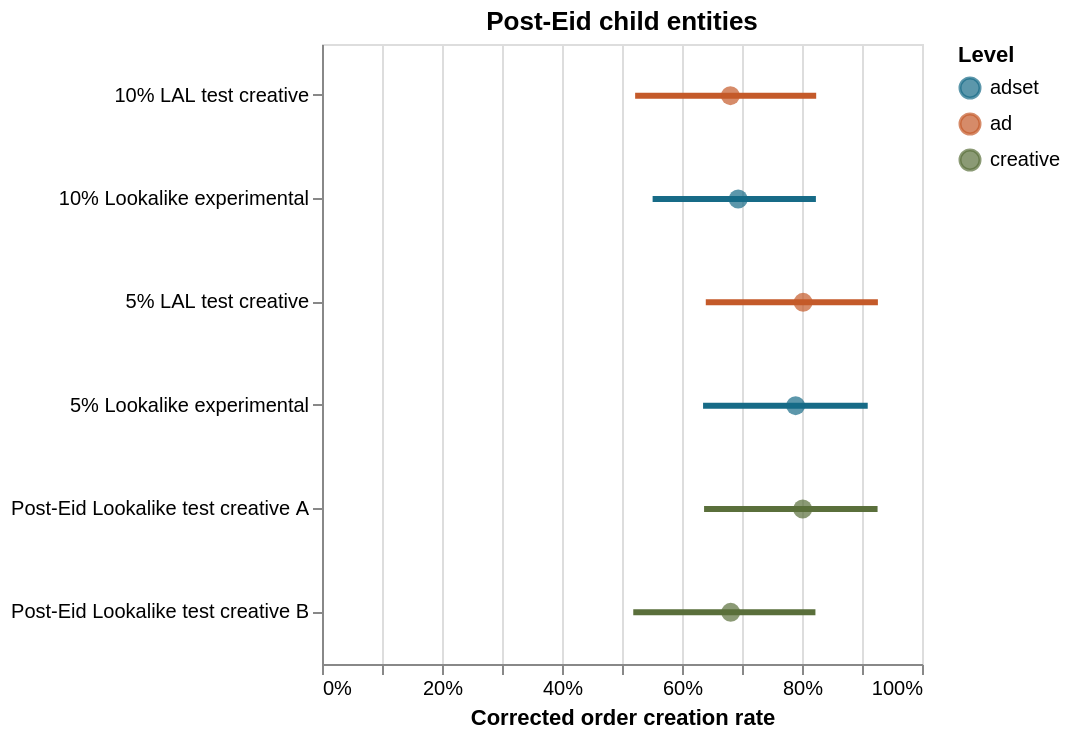

Here is the notebook cell this chart was saved with:
### Markdown cell above
## 16. Compare Post-Eid Children Visually

Post-Eid has two ad sets, two ads, and two creatives, but only one audience label
after audience aggregation. We can compare the two configured lookalike widths at
ad-set level; the audience-level label alone cannot distinguish 5% from 10%.

### Code cell
child_plot = post_detail.loc[post_detail["level"].isin(["adset", "ad", "creative"])].copy()
base = alt.Chart(child_plot).encode(
    y=alt.Y("entity:N", sort="-x", title=None),
    color=alt.Color("level:N", title="Level", scale=alt.Scale(
        domain=["adset", "ad", "creative"], range=["#176b87", "#c45a2a", "#5a6f3b"]
    )),
    tooltip=[
        alt.Tooltip("level:N"), alt.Tooltip("entity:N"),
        alt.Tooltip("orders:Q"), alt.Tooltip("mature conversations:Q"),
        alt.Tooltip("raw:Q", format=".2%"),
        alt.Tooltip("corrected:Q", format=".2%"),
        alt.Tooltip("decision:N"),
    ],
)
child_ranges = base.mark_rule(strokeWidth=3).encode(
    x=alt.X("low:Q", axis=alt.Axis(format="%"), title="Corrected order creation rate"),
    x2="high:Q",
)
child_points = base.mark_point(filled=True, size=90).encode(x="corrected:Q")
display((child_ranges + child_points).properties(height=310, title="Post-Eid child entities"))

### Figure 1 — Vega-Lite specification as saved in the notebook (floating-point values rounded to 4 significant figures)
{"config": {"view": {"continuousWidth": 300, "continuousHeight": 300}}, "layer": [{"mark": {"type": "rule", "strokeWidth": 3}, "encoding": {"color": {"field": "level", "scale": {"domain": ["adset", "ad", "creative"], "range": ["#176b87", "#c45a2a", "#5a6f3b"]}, "title": "Level", "type": "nominal"}, "tooltip": [{"field": "level", "type": "nominal"}, {"field": "entity", "type": "nominal"}, {"field": "orders", "type": "quantitative"}, {"field": "mature conversations", "type": "quantitative"}, {"field": "raw", "format": ".2%", "type": "quantitative"}, {"field": "corrected", "format": ".2%", "type": "quantitative"}, {"field": "decision", "type": "nominal"}], "x": {"axis": {"format": "%"}, "field": "low", "title": "Corrected order creation rate", "type": "quantitative"}, "x2": {"field": "high"}, "y": {"field": "entity", "sort": "-x", "title": null, "type": "nominal"}}}, {"mark": {"type": "point", "filled": true, "size": 90}, "encoding": {"color": {"field": "level", "scale": {"domain": ["adset", "ad", "creative"], "range": ["#176b87", "#c45a2a", "#5a6f3b"]}, "title": "Level", "type": "nominal"}, "tooltip": [{"field": "level", "type": "nominal"}, {"field": "entity", "type": "nominal"}, {"field": "orders", "type": "quantitative"}, {"field": "mature conversations", "type": "quantitative"}, {"field": "raw", "format": ".2%", "type": "quantitative"}, {"field": "corrected", "format": ".2%", "type": "quantitative"}, {"field": "decision", "type": "nominal"}], "x": {"field": "corrected", "type": "quantitative"}, "y": {"field": "entity", "sort": "-x", "title": null, "type": "nominal"}}}], "data": {"name": "data-04968f1dd86bd3b2d720360d100f8109"}, "height": 310, "title": "Post-Eid child entities", "$schema": "https://vega.github.io/schema/vega-lite/v5.20.1.json", "datasets": {"data-04968f1dd86bd3b2d720360d100f8109": [{"level": "adset", "entity_id": "120209876543240015", "entity": "5% Lookalike experimental", "orders": 18, "mature conversations": 22, "raw": 0.8182, "corrected": 0.7894, "low": 0.6351, "high": 0.9095, "benchmark": 0.7269, "lift low": -0.208, "lift high": 0.3908, "probability better": 0.642, "decision": "hold", "spend": 4256.0, "net revenue": 16260.0}, {"level": "adset", "entity_id": "120209876543240016", "entity": "10% Lookalike experimental", "orders": 20, "mature conversations": 30, "raw": 0.6667, "corrected": 0.6937, "low": 0.551, "high": 0.8232, "benchmark": 0.765, "lift low": -0.304, "lift high": 0.2483, "probability better": 0.2852, "decision": "hold", "spend": 3506.0, "net revenue": 25890.0}, {"level": "ad", "entity_id": "120209876543210024", "entity": "5% LAL test creative", "orders": 18, "mature conversations": 22, "raw": 0.8182, "corrected": 0.8019, "low": 0.6396, "high": 0.9265, "benchmark": 0.7269, "lift low": -0.2494, "lift high": 0.5092, "probability better": 0.5932, "decision": "hold", "spend": 4256.0, "net revenue": 16260.0}, {"level": "ad", "entity_id": "120209876543210025", "entity": "10% LAL test creative", "orders": 20, "mature conversations": 30, "raw": 0.6667, "corrected": 0.6807, "low": 0.5219, "high": 0.8237, "benchmark": 0.765, "lift low": -0.3751, "lift high": 0.3425, "probability better": 0.2878, "decision": "hold", "spend": 3506.0, "net revenue": 25890.0}, {"level": "creative", "entity_id": "120209876543220008::creative::120209876543230011", "entity": "Post-Eid Lookalike test creative A", "orders": 18, "mature conversations": 22, "raw": 0.8182, "corrected": 0.8011, "low": 0.6368, "high": 0.9259, "benchmark": 0.7269, "lift low": -0.2372, "lift high": 0.5007, "probability better": 0.6012, "decision": "hold", "spend": 4256.0, "net revenue": 16260.0}, {"level": "creative", "entity_id": "120209876543220008::creative::120209876543230012", "entity": "Post-Eid Lookalike test creative B", "orders": 20, "mature conversations": 30, "raw": 0.6667, "corrected": 0.6812, "low": 0.5188, "high": 0.8224, "benchmark": 0.765, "lift low": -0.3788, "lift high": 0.3428, "probability better": 0.3042, "decision": "hold", "spend": 3506.0, "net revenue": 25890.0}]}}
